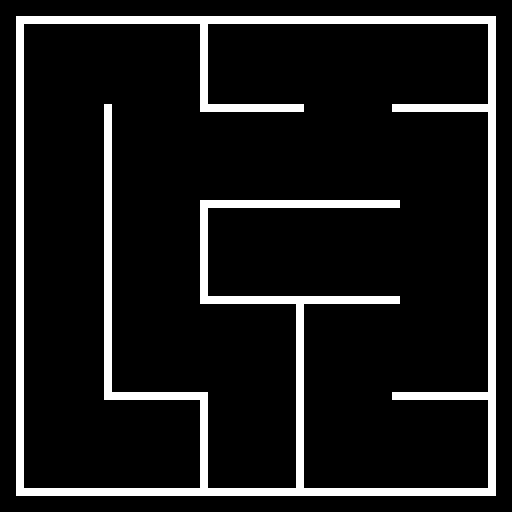

Tiled map render using the project's own tile images. Description and the map definition, with tile-layer contents summarised, below:
An orthogonal 64x64 tile map with 8x8 px tiles, 1 tile layer (Background) and 21 objects (4x Painter, Player, Checkpoint).

<map version="1.10" tiledversion="1.10.2" orientation="orthogonal" renderorder="right-down" width="64" height="64" tilewidth="8" tileheight="8" infinite="0" nextlayerid="4" nextobjectid="27">
 <tileset firstgid="1" source="Mazeball.tsx" />
 <layer id="1" name="Background" width="64" height="64">
  <data>[4096 cells, 427 non-empty, 1 distinct tile ids]</data>
 </layer>
 <objectgroup id="2" name="Spawnpoints">
  <object id="20" name="Painter" type="Painter" x="453" y="47.6667" width="30" height="30">
   <properties>
    <property name="colour" value="Yellow" />
   </properties>
  </object>
  <object id="22" name="Painter" type="Painter" x="216" y="238.667" width="30" height="30">
   <properties>
    <property name="colour" value="Blue" />
   </properties>
  </object>
  <object id="23" name="Painter" type="Painter" x="164" y="435.667" width="30" height="30">
   <properties>
    <property name="colour" value="Green" />
   </properties>
  </object>
  <object id="24" name="Painter" type="Painter" x="453" y="434.667" width="30" height="30">
   <properties>
    <property name="colour" value="Red" />
   </properties>
  </object>
  <object id="21" name="Player" type="Player" x="215" y="29.6667" width="30" height="30" />
  <object id="26" name="Checkpoint" type="Checkpoint" x="235.75" y="473.75">
   <polygon points="0,0 32,0 32,14.75 0.25,14.75" />
  </object>
 </objectgroup>
 <objectgroup id="3" name="Walls">
  <object id="2" x="16" y="16">
   <polygon points="0,0 -0.25,8 479.75,7.75 479.75,0" />
  </object>
  <object id="3" x="16.25" y="24.75">
   <polygon points="0,0 7.75,0 7.5,471 -0.5,471.25" />
  </object>
  <object id="4" x="24.25" y="488.5">
   <polygon points="0,0 0,7.75 471.5,7 471.5,0" />
  </object>
  <object id="5" x="488" y="488.25">
   <polygon points="0,0 7.75,0 7.75,-464.25 0,-464" />
  </object>
  <object id="6" x="200" y="401">
   <polygon points="0,0 8,0 8,87 0.25,87" />
  </object>
  <object id="7" x="104.25" y="392.25">
   <polygon points="0,0 0,8 103.5,8 103.25,-0.25" />
  </object>
  <object id="10" x="103.75" y="104.25">
   <polygon points="0,0 8.25,0 8.25,287.75 0.25,287.75" />
  </object>
  <object id="11" x="296" y="304.25">
   <polygon points="0,0 8,0 8,183.5 -0.5,183.5" />
  </object>
  <object id="12" x="200" y="296">
   <polygon points="0,0 199.5,0.5 199.5,7.5 0.25,7.75" />
  </object>
  <object id="13" x="207.75" y="295.25">
   <polygon points="0,0 -7.5,0 -7.5,-95.25 0,-95" />
  </object>
  <object id="15" x="207.75" y="200.25">
   <polygon points="0,0 0.5,7.75 192.5,7.5 192.5,-0.25" />
  </object>
  <object id="16" x="392.5" y="104">
   <polygon points="0,0 0,8 95.75,7.75 95.5,0.25" />
  </object>
  <object id="17" x="200.25" y="104.25">
   <polygon points="0,0 103.5,0 103.75,7.75 -0.25,7.5" />
  </object>
  <object id="18" x="200" y="24.75">
   <polygon points="0,0 8.25,0 8.25,79.25 0.25,79.25" />
  </object>
  <object id="19" x="392" y="392.5">
   <polygon points="0,0 0.25,7.25 95.75,7 95.5,-0.25" />
  </object>
 </objectgroup>
</map>
